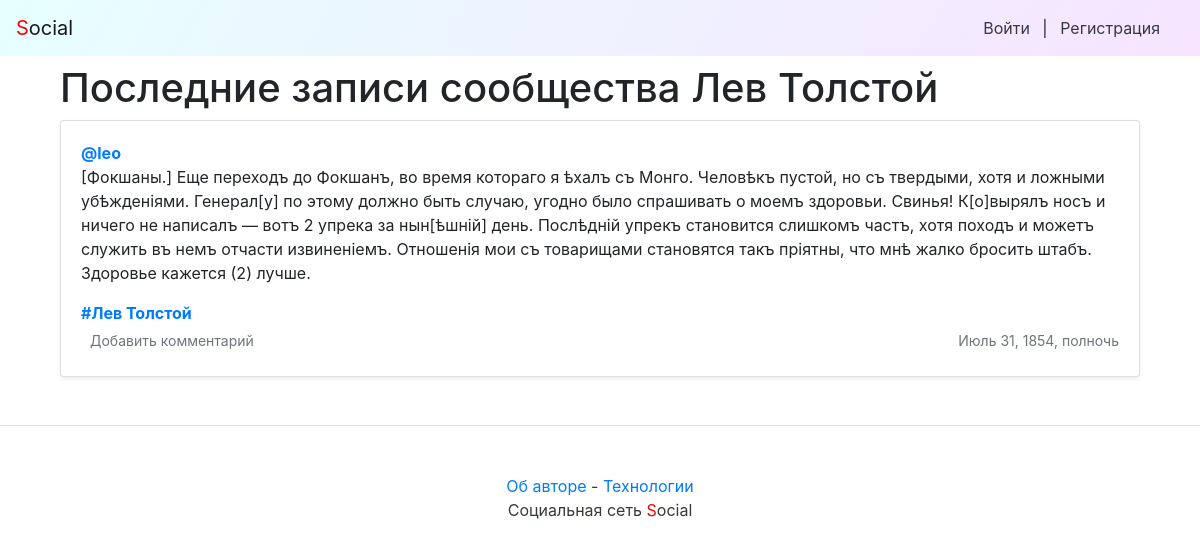
Before: /group/lev-tolstoj/ with the older database file.
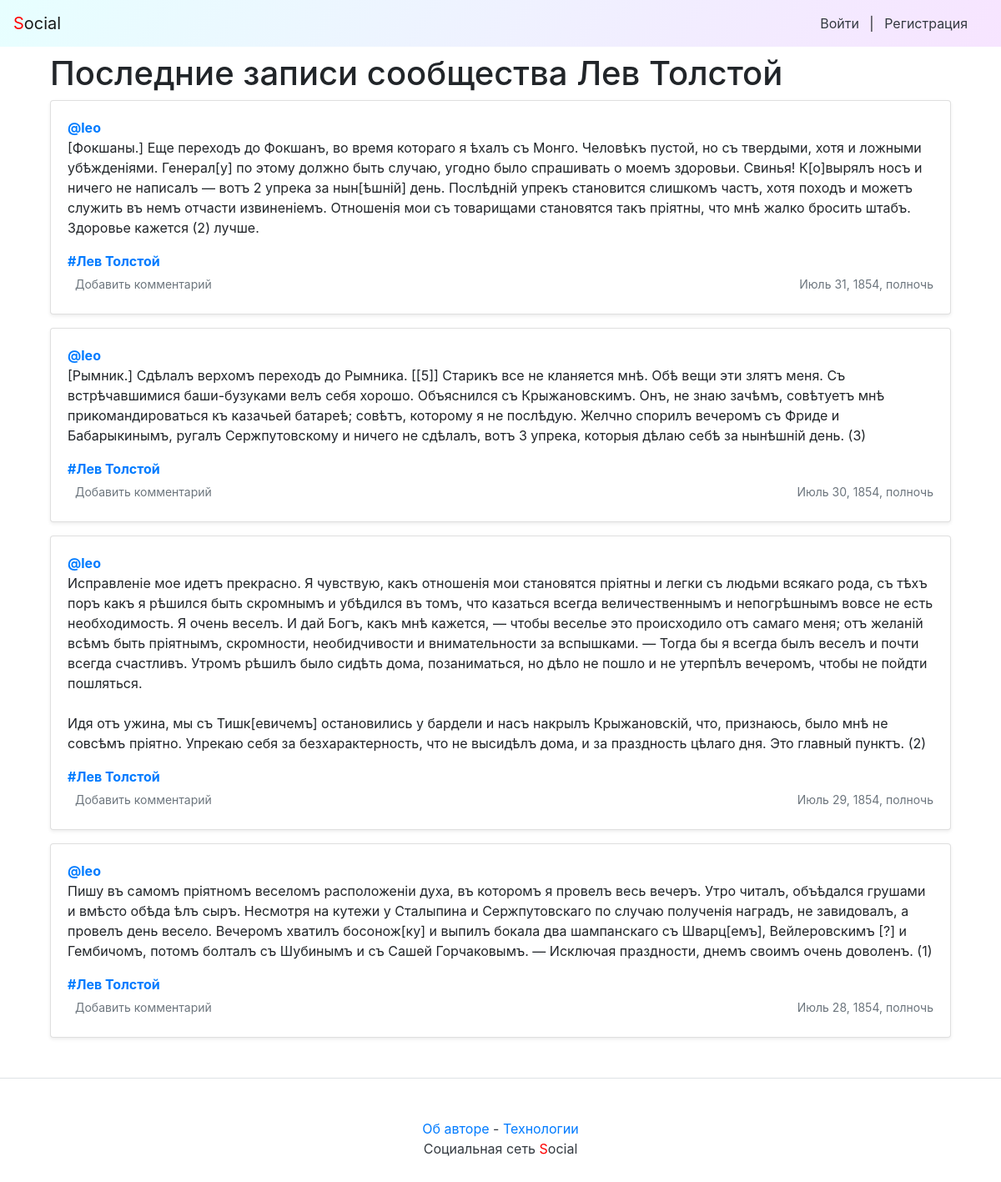
After: the same page with the newer database file.
### posts/models.py (models this page shows, shortened)
class Post(models.Model):
    text = models.TextField()
    pub_date = models.DateTimeField('date published', auto_now_add=True)
    author = models.ForeignKey(User, on_delete=models.CASCADE, related_name='posts')
    group = models.ForeignKey('Group', on_delete=models.SET_NULL,
                              blank=True, null=True, related_name='posts')
    image = models.ImageField(upload_to='posts/', blank=True, null=True)
    class Meta:
        ordering = ["-pub_date"]

class Group(models.Model):
    title = models.CharField(max_length=200)
    slug = models.SlugField(max_length=250, unique=True)
    description = models.TextField()

### posts/views.py (the view)
# urls.py: path("group/<slug:slug>/", views.group_posts, name="group"),
def group_posts(request, slug):
    group = get_object_or_404(Group, slug=slug)
    post_list = group.posts.order_by('-pub_date').select_related('author').prefetch_related('comments__post').all()
    paginator = Paginator(post_list, 10)
    page_number = request.GET.get('page')
    page = paginator.get_page(page_number)
    context = {
        'group': group,
        'page': page,
        'paginator': paginator,
    }
    return render(request, 'posts/group.html', context)

### social/context_processors.py (called while the page is built)
def year(request):
    year = dt.datetime.now().year
    return {'year': year}

### posts/templates/posts/group.html (shortened to what this page needs)
{% extends 'base.html' %}
{% load thumbnail %}
{% block content %}
    <div class="container">
        <h1>Последние записи сообщества {{ group.title }}</h1>
        {% for post in page %}
        {% include 'posts/post_item.html' with post=post %}
        {% endfor %}
    </div>
{% endblock %}

### posts/templates/posts/post_item.html (shortened to what this page needs)
<div class="card mb-3 mt-1 shadow-sm">
    {% load thumbnail %}
    <div class="card-body">
        <p class="card-text">
            <a name="post_{{ post.id }}" href="{% url 'profile' post.author.username %}">
                <strong class="d-block text-gray-dark">@{{ post.author }}</strong>
            </a>
            {{ post.text|linebreaksbr }}
        </p>
        {% if post.group %}
        <a class="card-link muted" href="{% url 'group' post.group.slug %}">
                <strong class="d-block text-gray-dark">#{{ post.group.title }}</strong>
        </a>
        {% endif %}
        <div class="d-flex justify-content-between align-items-center">
            <div class="btn-group ">
                <a class="btn btn-sm text-muted" href="{% url 'post' post.author.username post.id %}" role="button">
                    {% if post.comments.exists %}
                    {{ post.comments.count }} комментариев
                    {% else %}
                    Добавить комментарий
                    {% endif %}
                </a>
            </div>
            <small class="text-muted">{{ post.pub_date }}</small>
        </div>
    </div>
</div>

Changed rows visible on the page:
now on this page (row edited): Post: author "leo", text "[Рымник.] Сдѣлалъ верхомъ переходъ до Рымника. [[5]] Старикъ все не кланяется мнѣ. Обѣ вещи эти злятъ меня. Съ встрѣчавшимися баши-бузуками велъ себя хорошо. Объяснился съ Крыжановскимъ. Онъ, не знаю зачѣмъ, совѣтуетъ мнѣ прикомандироваться къ казачьей батареѣ; совѣтъ, которому я не послѣдую. Желчно спорилъ вечеромъ съ Фриде и Бабарыкинымъ, ругалъ Сержпутовскому и ничего не сдѣлалъ, вотъ 3 упрека, которыя дѣлаю себѣ за нынѣшній день. (3)", group "Лев Толстой", shows "Добавить комментарий", pub_date "Июль 30, 1854, полночь"
now on this page (row edited): Post: author "leo", text "Исправленіе мое идетъ прекрасно. Я чувствую, какъ отношенія мои становятся пріятны и легки съ людьми всякаго рода, съ тѣхъ поръ какъ я рѣшился быть скромнымъ и убѣдился въ томъ, что казаться всегда величественнымъ и непогрѣшнымъ вовсе не есть необходимость. Я очень веселъ. И дай Богъ, какъ мнѣ кажется, — чтобы веселье это происходило отъ самаго меня; отъ желаній всѣмъ быть пріятнымъ, скромности, необидчивости и внимательности за вспышками. — Тогда бы я всегда былъ веселъ и почти всегда счастливъ. Утромъ рѣшилъ было сидѣть дома, позаниматься, но дѣло не пошло и не утерпѣлъ вечеромъ, чтобы не пойдти пошляться. Идя отъ ужина, мы съ Тишк[евичемъ] остановились у бардели и насъ накрылъ…", group "Лев Толстой", shows "Добавить комментарий", pub_date "Июль 29, 1854, полночь"
now on this page (row edited): Post: author "leo", text "Пишу въ самомъ пріятномъ веселомъ расположеніи духа, въ которомъ я провелъ весь вечеръ. Утро читалъ, объѣдался грушами и вмѣсто обѣда ѣлъ сыръ. Несмотря на кутежи у Сталыпина и Сержпутовскаго по случаю полученія наградъ, не завидовалъ, а провелъ день весело. Вечеромъ хватилъ босонож[ку] и выпилъ бокала два шампанскаго съ Шварц[емъ], Вейлеровскимъ [?] и Гембичомъ, потомъ болталъ съ Шубинымъ и съ Сашей Горчаковымъ. — Исключая праздности, днемъ своимъ очень доволенъ. (1)", group "Лев Толстой", shows "Добавить комментарий", pub_date "Июль 28, 1854, полночь"
